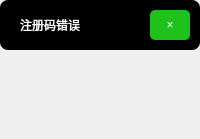
<?xml version="1.0" encoding="UTF-8"?>
<ui version="4.0">
 <class>Form</class>
 <widget class="QWidget" name="Form">
  <property name="geometry">
   <rect>
    <x>0</x>
    <y>0</y>
    <width>200</width>
    <height>139</height>
   </rect>
  </property>
  <property name="minimumSize">
   <size>
    <width>200</width>
    <height>50</height>
   </size>
  </property>
  <property name="maximumSize">
   <size>
    <width>200</width>
    <height>300</height>
   </size>
  </property>
  <property name="windowTitle">
   <string>Robot_calibration_off-line</string>
  </property>
  <property name="windowIcon">
   <iconset resource="../images/img.qrc">
    <normaloff>:/Image/图标.png</normaloff>:/Image/图标.png</iconset>
  </property>
  <property name="styleSheet">
   <string notr="true">QFrame#frame {
	background-color: rgb(0, 0, 0);
 border-radius: 8px;

}
QLabel{
  font: 10pt &quot;楷体&quot;;
  color: rgb(255, 255, 255);
}

QPushButton#pushButton_exit{
 color: rgb(255, 255, 255);
 background-color:rgb(30, 194, 27);
 font: 12pt &quot;黑体&quot;;
 border-radius: 5px;

}

QPushButton#pushButton_exit:hover{
 background-color: rgb(255, 52, 2);

}

QPushButton#pushButton_exit:pressed{
 background-color: rgb(182, 34, 5)
}






</string>
  </property>
  <widget class="QFrame" name="frame">
   <property name="geometry">
    <rect>
     <x>0</x>
     <y>0</y>
     <width>200</width>
     <height>50</height>
    </rect>
   </property>
   <property name="styleSheet">
    <string notr="true"/>
   </property>
   <property name="frameShape">
    <enum>QFrame::StyledPanel</enum>
   </property>
   <property name="frameShadow">
    <enum>QFrame::Raised</enum>
   </property>
   <widget class="QPushButton" name="pushButton_exit">
    <property name="geometry">
     <rect>
      <x>150</x>
      <y>10</y>
      <width>40</width>
      <height>30</height>
     </rect>
    </property>
    <property name="minimumSize">
     <size>
      <width>40</width>
      <height>30</height>
     </size>
    </property>
    <property name="maximumSize">
     <size>
      <width>40</width>
      <height>30</height>
     </size>
    </property>
    <property name="cursor">
     <cursorShape>OpenHandCursor</cursorShape>
    </property>
    <property name="text">
     <string>×</string>
    </property>
   </widget>
   <widget class="QLabel" name="label">
    <property name="geometry">
     <rect>
      <x>20</x>
      <y>10</y>
      <width>120</width>
      <height>30</height>
     </rect>
    </property>
    <property name="text">
     <string>注册码错误</string>
    </property>
   </widget>
  </widget>
 </widget>
 <resources>
  <include location="../images/img.qrc"/>
 </resources>
 <connections>
  <connection>
   <sender>pushButton_exit</sender>
   <signal>clicked()</signal>
   <receiver>Form</receiver>
   <slot>close()</slot>
   <hints>
    <hint type="sourcelabel">
     <x>289</x>
     <y>40</y>
    </hint>
    <hint type="destinationlabel">
     <x>199</x>
     <y>47</y>
    </hint>
   </hints>
  </connection>
 </connections>
</ui>
